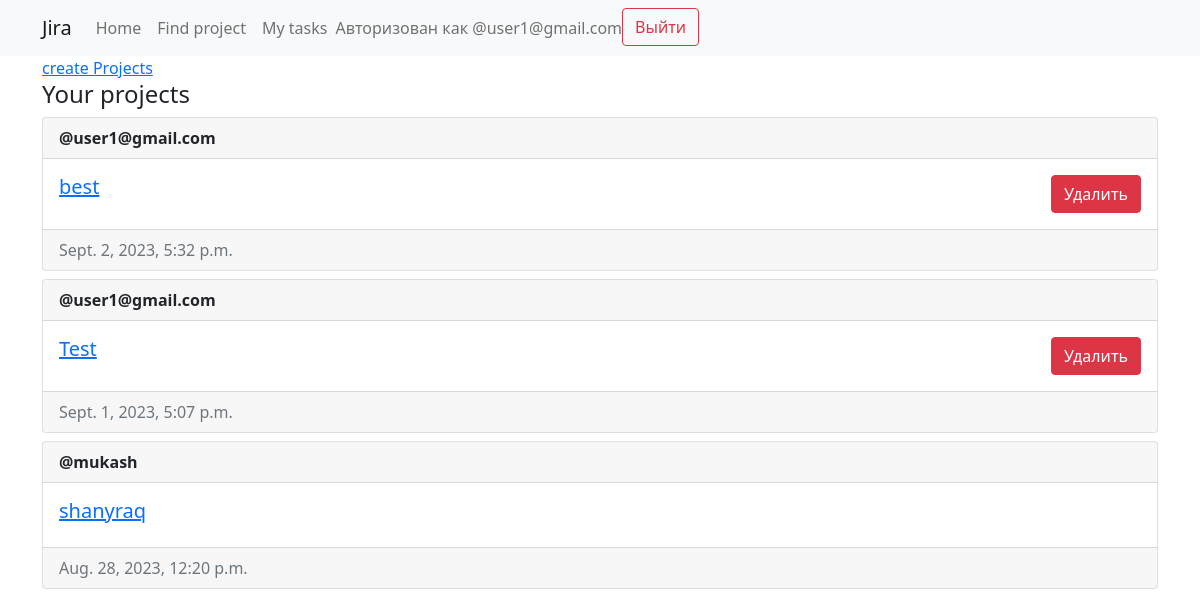
Screenshot of /jira/ (signed in) with the database file from the repository.
### jira/models.py (models this page shows, shortened)
class Project(models.Model):
    author = models.ForeignKey(User, on_delete=models.CASCADE, null=True, related_name='projects_authored')
    title = models.CharField(max_length=150)
    created_at = models.DateTimeField(default=timezone.now)
    users = models.ManyToManyField(User, through="UserProject")

### jira/views.py (the view)
# urls.py: path("", views.index, name="index"),
@login_required(login_url="/login/")
def index(request):
    projects = Project.objects.filter(userproject__user_id=request.user, userproject__is_approved=True).order_by("-created_at").all()
    context = {
        "projects": projects
    }
    return render(request, "jira/index.html", context)

### jira/templates/jira/index.html (shortened to what this page needs)
{% extends "jira/base.html" %}
{% block main %}
    <a href="{% url 'jira:projects' %}">create Projects</a>
    <h4>Your projects</h4>
    {% for project in projects %}
        <div class="card mt-2">
                <div class="card-header"><strong>@{{ project.author.username }}</strong></div>
                <div class="card-body d-flex flex-row justify-content-between">
                  <div>
                    <h5 class="card-title">
                        <a href="{% url 'jira:project' project.id %}">{{project.title}}</a>
                    </h5>
                  </div>
                  <div>
                    {% if user == project.author or perms.polls.delete_question %}
                        <form action="{% url 'jira:project' project.id %}" method="post">
                            <button type="submit" class="btn btn-danger" >Удалить</button>
                        </form>
                    {% endif %}
                  </div>
                </div>
                <div class="card-footer text-muted">{{project.created_at}}</div>
              </div>
    {% endfor %}
{% endblock %}

### jira/templates/jira/base.html (shortened to what this page needs)
<!DOCTYPE html>
<html lang="en">
<head>
    <link rel="stylesheet" href="https://cdn.jsdelivr.net/npm/bootstrap@5.0.2/dist/css/bootstrap.min.css">
</head>
</head>
<body>
    <header>
        <nav class="navbar navbar-expand-lg navbar-light bg-light">
        <div class="container">
            <a class="navbar-brand" href="#">Jira</a>
            <div class="collapse navbar-collapse" id="navbarNav">
                <ul class="navbar-nav mr-auto">
                    <li class="nav-item">
                        <a class="nav-link" href="{% url 'jira:index' %}">Home</a>
                    </li>
                    {% if user.is_authenticated %}
                    <li class="nav-item">
                        <a class="nav-link" href="{% url 'jira:searchPage' %}">Find project</a>
                    </li>
                    <li class="nav-item">
                        <a class="nav-link" href="{% url 'jira:user_task' %}">My tasks</a>
                    </li>
                    <span class="navbar-text">
                        Авторизован как @{{ user.username }}
                    </span>
                    <li class="nav-item">
                        <a class="btn btn-outline-danger" href="{% url 'logout' %}">Выйти</a>
                    </li>
                    {% endif %}
                </ul>
            </div>
        </div>
    </nav>
    </header>
    <main>
        <div class="container">
            {% block main %}{% endblock %}
        </div>
    </main>
</body>
</html>

### rows the page displays
Project: author.username "user1@gmail.com", title "best", shows "Удалить", created_at "Sept. 2, 2023, 5:32 p.m."
Project: author.username "user1@gmail.com", title "Test", shows "Удалить", created_at "Sept. 1, 2023, 5:07 p.m."
Project: author.username "mukash", title "shanyraq", created_at "Aug. 28, 2023, 12:20 p.m."

### other values shown
{{ user.username }} "user1@gmail.com"
